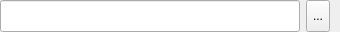
<?xml version="1.0" encoding="UTF-8"?>
<ui version="4.0">
 <class>ChooseDir</class>
 <widget class="QWidget" name="ChooseDir">
  <property name="geometry">
   <rect>
    <x>0</x>
    <y>0</y>
    <width>340</width>
    <height>32</height>
   </rect>
  </property>
  <property name="sizePolicy">
   <sizepolicy hsizetype="Expanding" vsizetype="Expanding">
    <horstretch>0</horstretch>
    <verstretch>0</verstretch>
   </sizepolicy>
  </property>
  <property name="minimumSize">
   <size>
    <width>0</width>
    <height>0</height>
   </size>
  </property>
  <property name="maximumSize">
   <size>
    <width>16777215</width>
    <height>16777215</height>
   </size>
  </property>
  <property name="windowTitle">
   <string>Form</string>
  </property>
  <layout class="QHBoxLayout" name="horizontalLayout_2">
   <property name="margin">
    <number>0</number>
   </property>
   <item>
    <layout class="QHBoxLayout" name="horizontalLayout">
     <item>
      <widget class="QLineEdit" name="dir">
       <property name="sizePolicy">
        <sizepolicy hsizetype="Expanding" vsizetype="Expanding">
         <horstretch>0</horstretch>
         <verstretch>0</verstretch>
        </sizepolicy>
       </property>
       <property name="minimumSize">
        <size>
         <width>300</width>
         <height>28</height>
        </size>
       </property>
       <property name="maximumSize">
        <size>
         <width>400</width>
         <height>16777215</height>
        </size>
       </property>
      </widget>
     </item>
     <item>
      <widget class="QToolButton" name="chooseBtn">
       <property name="sizePolicy">
        <sizepolicy hsizetype="Fixed" vsizetype="Expanding">
         <horstretch>0</horstretch>
         <verstretch>0</verstretch>
        </sizepolicy>
       </property>
       <property name="toolTip">
        <string>Выбрать файл</string>
       </property>
       <property name="text">
        <string>...</string>
       </property>
      </widget>
     </item>
     <item>
      <spacer name="horizontalSpacer">
       <property name="orientation">
        <enum>Qt::Horizontal</enum>
       </property>
       <property name="sizeHint" stdset="0">
        <size>
         <width>40</width>
         <height>20</height>
        </size>
       </property>
      </spacer>
     </item>
    </layout>
   </item>
  </layout>
 </widget>
 <resources/>
 <connections/>
</ui>
